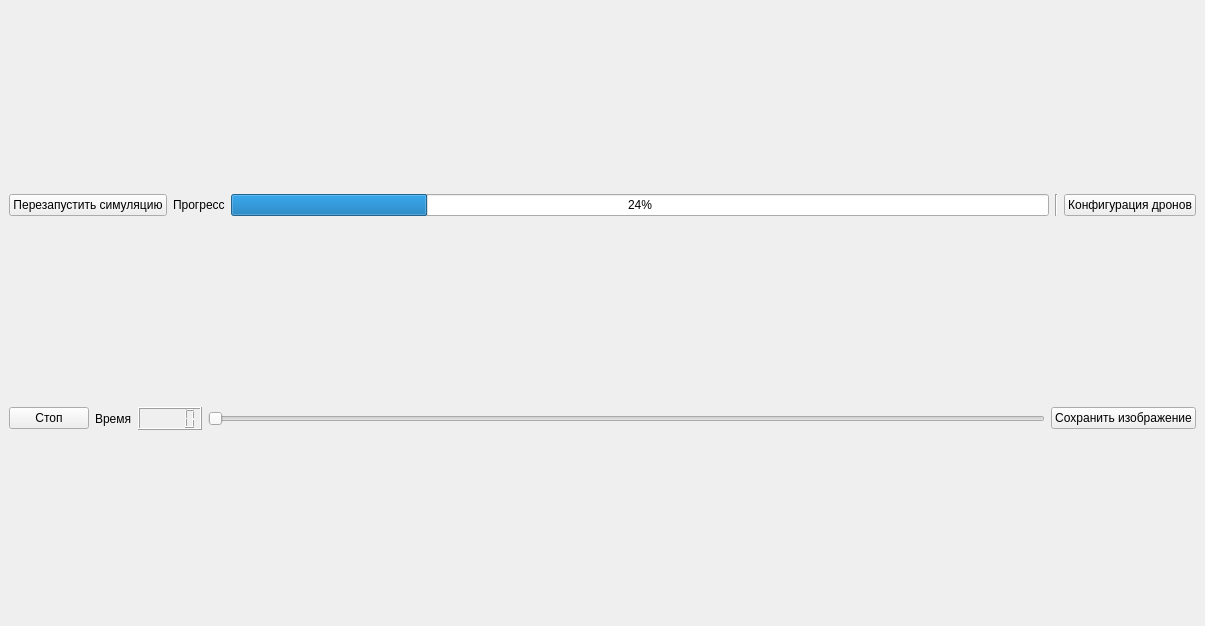
<?xml version="1.0" encoding="UTF-8"?>
<ui version="4.0">
 <class>MainWindow</class>
 <widget class="QMainWindow" name="MainWindow">
  <property name="geometry">
   <rect>
    <x>0</x>
    <y>0</y>
    <width>1205</width>
    <height>626</height>
   </rect>
  </property>
  <property name="windowTitle">
   <string>AIRnet model</string>
  </property>
  <widget class="QWidget" name="centralwidget">
   <layout class="QVBoxLayout" name="verticalLayout">
    <item>
     <layout class="QHBoxLayout" name="horizontalLayout_2">
      <item>
       <widget class="QPushButton" name="restartButton">
        <property name="text">
         <string>Перезапустить симуляцию</string>
        </property>
       </widget>
      </item>
      <item>
       <widget class="QLabel" name="label_3">
        <property name="sizePolicy">
         <sizepolicy hsizetype="Preferred" vsizetype="Preferred">
          <horstretch>0</horstretch>
          <verstretch>0</verstretch>
         </sizepolicy>
        </property>
        <property name="text">
         <string>Прогресс</string>
        </property>
       </widget>
      </item>
      <item>
       <widget class="QProgressBar" name="progressBar">
        <property name="sizePolicy">
         <sizepolicy hsizetype="Expanding" vsizetype="Fixed">
          <horstretch>0</horstretch>
          <verstretch>0</verstretch>
         </sizepolicy>
        </property>
        <property name="value">
         <number>24</number>
        </property>
       </widget>
      </item>
      <item>
       <widget class="Line" name="line_3">
        <property name="orientation">
         <enum>Qt::Vertical</enum>
        </property>
       </widget>
      </item>
      <item>
       <widget class="QPushButton" name="configButton">
        <property name="text">
         <string>Конфигурация дронов</string>
        </property>
       </widget>
      </item>
     </layout>
    </item>
    <item>
     <layout class="QHBoxLayout" name="horizontalLayout">
      <item>
       <widget class="QPushButton" name="stopButton">
        <property name="text">
         <string>Стоп</string>
        </property>
       </widget>
      </item>
      <item>
       <widget class="QLabel" name="timeLabel">
        <property name="text">
         <string>Время</string>
        </property>
       </widget>
      </item>
      <item>
       <widget class="QLCDNumber" name="timeLCD"/>
      </item>
      <item>
       <widget class="QSlider" name="timeSlider">
        <property name="orientation">
         <enum>Qt::Horizontal</enum>
        </property>
       </widget>
      </item>
      <item>
       <widget class="QPushButton" name="saveButton">
        <property name="text">
         <string>Сохранить изображение</string>
        </property>
       </widget>
      </item>
     </layout>
    </item>
   </layout>
  </widget>
 </widget>
 <resources/>
 <connections/>
</ui>
